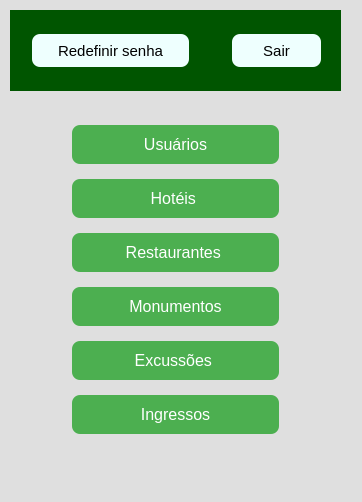
<?xml version="1.0" encoding="UTF-8"?>
<ui version="4.0">
 <class>MainWindow</class>
 <widget class="QMainWindow" name="MainWindow">
  <property name="geometry">
   <rect>
    <x>0</x>
    <y>0</y>
    <width>362</width>
    <height>502</height>
   </rect>
  </property>
  <property name="windowTitle">
   <string>MainWindow</string>
  </property>
  <property name="styleSheet">
   <string notr="true">background-color: rgb(223, 223, 223);</string>
  </property>
  <widget class="QWidget" name="centralwidget">
   <widget class="QWidget" name="widget" native="true">
    <property name="geometry">
     <rect>
      <x>10</x>
      <y>10</y>
      <width>331</width>
      <height>81</height>
     </rect>
    </property>
    <property name="styleSheet">
     <string notr="true">background-color: rgb(0, 85, 0);</string>
    </property>
    <widget class="QPushButton" name="pushButton_sair">
     <property name="geometry">
      <rect>
       <x>220</x>
       <y>20</y>
       <width>93</width>
       <height>41</height>
      </rect>
     </property>
     <property name="styleSheet">
      <string notr="true">QPushButton {
           
	
	
	background-color: rgb(238, 255, 254);
           border: none;
           padding: 10px 20px;
           text-align: center;
           text-decoration: none;
           display: inline-block;
           font-size: 15px;
           margin: 4px 2px;
           cursor: pointer;
           border-radius: 8px;
        }
        QPushButton:hover {
          
	
	background-color: rgb(255, 255, 255);
        }</string>
     </property>
     <property name="text">
      <string>Sair</string>
     </property>
    </widget>
    <widget class="QPushButton" name="pushButton_redefinir_senha">
     <property name="geometry">
      <rect>
       <x>20</x>
       <y>20</y>
       <width>161</width>
       <height>41</height>
      </rect>
     </property>
     <property name="styleSheet">
      <string notr="true">QPushButton {
           
	
	
	background-color: rgb(238, 255, 254);
           border: none;
           padding: 10px 20px;
           text-align: center;
           text-decoration: none;
           display: inline-block;
           font-size: 15px;
           margin: 4px 2px;
           cursor: pointer;
           border-radius: 8px;
        }
        QPushButton:hover {
          
	
	background-color: rgb(255, 255, 255);
        }</string>
     </property>
     <property name="text">
      <string>Redefinir senha</string>
     </property>
    </widget>
   </widget>
   <widget class="QSplitter" name="splitter">
    <property name="geometry">
     <rect>
      <x>70</x>
      <y>120</y>
      <width>211</width>
      <height>321</height>
     </rect>
    </property>
    <property name="orientation">
     <enum>Qt::Vertical</enum>
    </property>
    <widget class="QWidget" name="layoutWidget">
     <layout class="QVBoxLayout" name="verticalLayout">
      <item>
       <widget class="QPushButton" name="pushButton_usuarios">
        <property name="styleSheet">
         <string notr="true">QPushButton {
           background-color: #4CAF50;
           border: none;
           color: white;
           padding: 10px 20px;
           text-align: center;
           text-decoration: none;
           display: inline-block;
           font-size: 16px;
           margin: 4px 2px;
           cursor: pointer;
           border-radius: 8px;
        }
        QPushButton:hover {
           background-color: #45a049;
        }</string>
        </property>
        <property name="text">
         <string>Usuários</string>
        </property>
       </widget>
      </item>
      <item>
       <widget class="QPushButton" name="pushButton_hoteis_2">
        <property name="styleSheet">
         <string notr="true">QPushButton {
           background-color: #4CAF50;
           border: none;
           color: white;
           padding: 10px 20px;
           text-align: center;
           text-decoration: none;
           display: inline-block;
           font-size: 16px;
           margin: 4px 2px;
           cursor: pointer;
           border-radius: 8px;
        }
        QPushButton:hover {
           background-color: #45a049;
        }</string>
        </property>
        <property name="text">
         <string>Hotéis </string>
        </property>
       </widget>
      </item>
      <item>
       <widget class="QPushButton" name="pushButton_restaurantes">
        <property name="styleSheet">
         <string notr="true">QPushButton {
           background-color: #4CAF50;
           border: none;
           color: white;
           padding: 10px 20px;
           text-align: center;
           text-decoration: none;
           display: inline-block;
           font-size: 16px;
           margin: 4px 2px;
           cursor: pointer;
           border-radius: 8px;
        }
        QPushButton:hover {
           background-color: #45a049;
        }</string>
        </property>
        <property name="text">
         <string>Restaurantes </string>
        </property>
       </widget>
      </item>
      <item>
       <widget class="QPushButton" name="pushButton_monumentos">
        <property name="styleSheet">
         <string notr="true">QPushButton {
           background-color: #4CAF50;
           border: none;
           color: white;
           padding: 10px 20px;
           text-align: center;
           text-decoration: none;
           display: inline-block;
           font-size: 16px;
           margin: 4px 2px;
           cursor: pointer;
           border-radius: 8px;
        }
        QPushButton:hover {
           background-color: #45a049;
        }</string>
        </property>
        <property name="text">
         <string>Monumentos</string>
        </property>
       </widget>
      </item>
      <item>
       <widget class="QPushButton" name="pushButton_excussoes">
        <property name="styleSheet">
         <string notr="true">QPushButton {
           background-color: #4CAF50;
           border: none;
           color: white;
           padding: 10px 20px;
           text-align: center;
           text-decoration: none;
           display: inline-block;
           font-size: 16px;
           margin: 4px 2px;
           cursor: pointer;
           border-radius: 8px;
        }
        QPushButton:hover {
           background-color: #45a049;
        }</string>
        </property>
        <property name="text">
         <string>Excussões </string>
        </property>
       </widget>
      </item>
      <item>
       <widget class="QPushButton" name="pushButton_ingressos">
        <property name="styleSheet">
         <string notr="true">QPushButton {
           background-color: #4CAF50;
           border: none;
           color: white;
           padding: 10px 20px;
           text-align: center;
           text-decoration: none;
           display: inline-block;
           font-size: 16px;
           margin: 4px 2px;
           cursor: pointer;
           border-radius: 8px;
        }
        QPushButton:hover {
           background-color: #45a049;
        }</string>
        </property>
        <property name="text">
         <string>Ingressos</string>
        </property>
       </widget>
      </item>
     </layout>
    </widget>
   </widget>
  </widget>
  <widget class="QMenuBar" name="menubar">
   <property name="geometry">
    <rect>
     <x>0</x>
     <y>0</y>
     <width>362</width>
     <height>26</height>
    </rect>
   </property>
  </widget>
  <widget class="QStatusBar" name="statusbar"/>
 </widget>
 <resources/>
 <connections/>
</ui>
